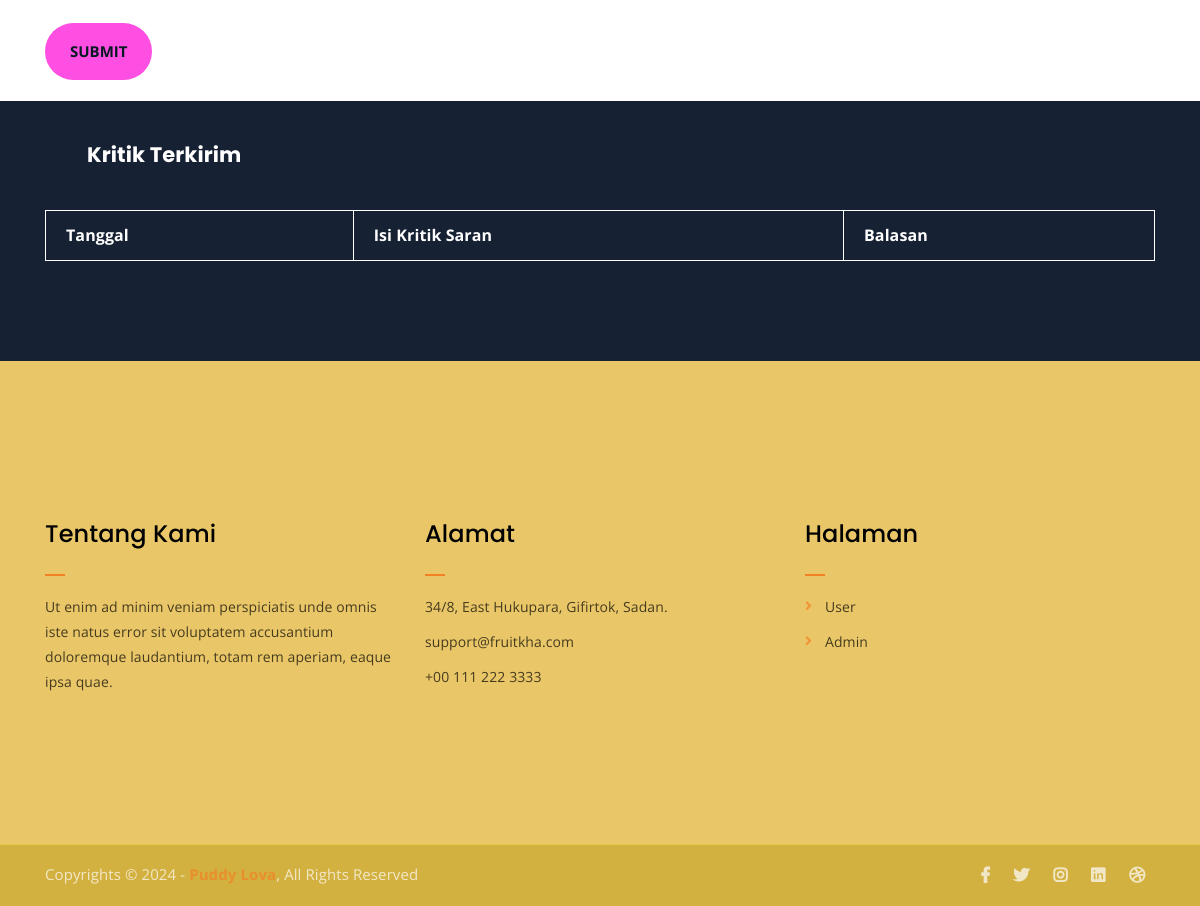
Before: /kritik.php (signed in, lower part) with the older database file.
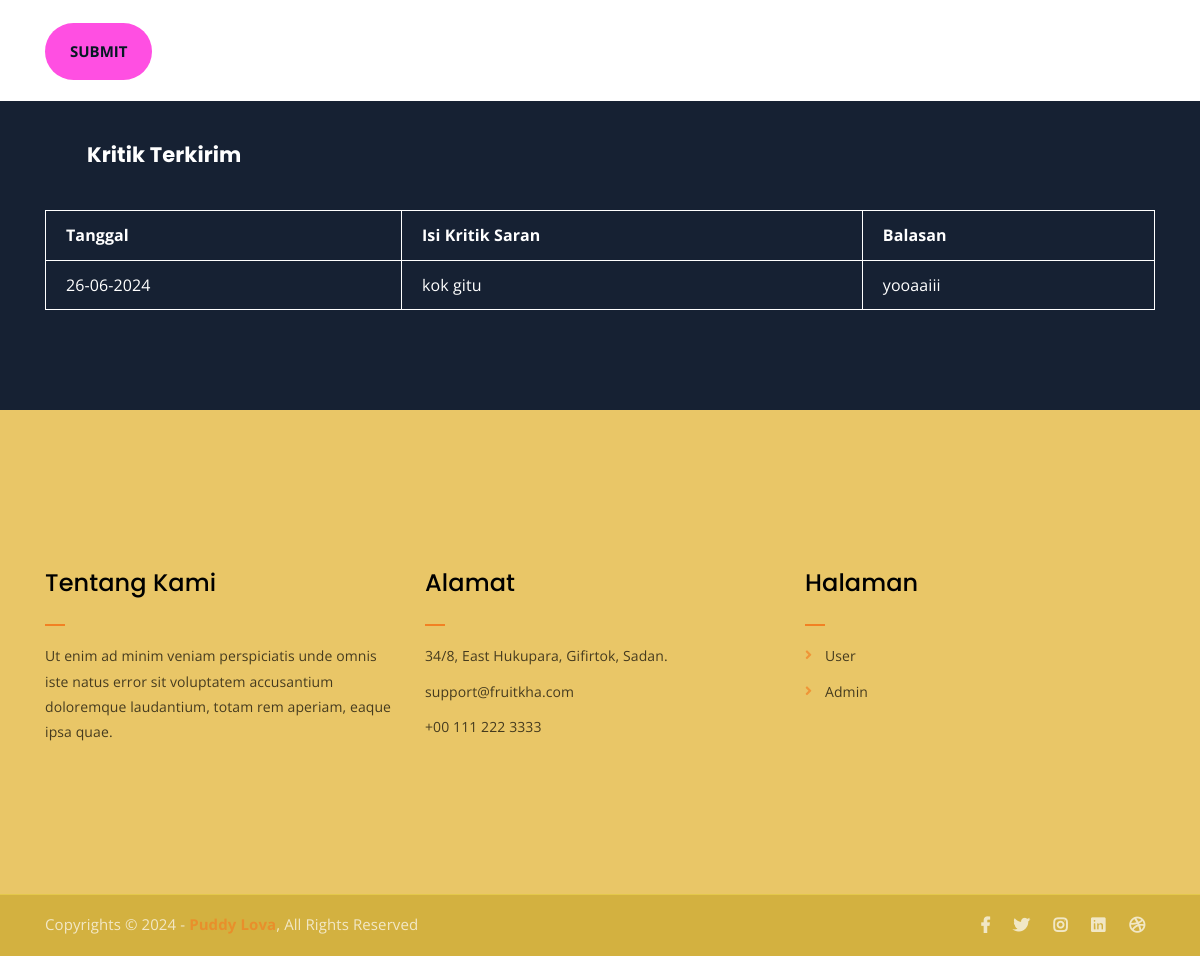
After: the same page with the newer database file.
### tables this page shows
CREATE TABLE `kritik_saran` (
  `id_kritik_saran` int(11) NOT NULL,
  `id_user` int(11) NOT NULL,
  `nama` varchar(111) NOT NULL,
  `tanggal` varchar(55) NOT NULL,
  `isi_kritik_saran` varchar(1000) NOT NULL,
  `balasan` varchar(1111) NOT NULL
);

### kritik.php (the view, shortened to what this page needs)
<?php
include("./app/database/db.php");
?>
<!DOCTYPE html>
<html lang="en">
<head>
	<link rel="stylesheet" href="assets/css/all.min.css">
	<link rel="stylesheet" href="assets/bootstrap/css/bootstrap.min.css">
	<link rel="stylesheet" href="assets/css/owl.carousel.css">
	<link rel="stylesheet" href="assets/css/magnific-popup.css">
	<link rel="stylesheet" href="assets/css/animate.css">
	<link rel="stylesheet" href="assets/css/meanmenu.min.css">
	<link rel="stylesheet" href="assets/css/main.css">
	<link rel="stylesheet" href="assets/css/responsive.css">
</head>
<body>
	<div class="contact-from-section mt-150 mb-4">
		<div class="container">
			<div class="row">
				<div class="col-lg-8 mb-5 mb-lg-0">
					<div class="contact-form">
						<form method="POST">
							<p><textarea name="isi" cols="30" rows="10" placeholder="Message"></textarea></p>
							<input style="background-color: #ff4fe2;" type="submit" name="kirim" value="Submit">
						</form>
					</div>
				</div>
			</div>
		</div>
	</div>
	<div class="find-location blue-bg">
		<div class="container">
			<div class="row">
				<div class="col-lg-12">
					<h4 style="color: white;" class="m-5">Kritik Terkirim</h4>
					<table id="datatablesSimple">
                <thead>
                  <tr style="font-size: 16px;">
                    <th>Tanggal</th>
                    <th>Isi Kritik Saran</th>
					<th>Balasan</th>
                  </tr>
                </thead>
                <tbody>
                  <?php
					$id_user = $_SESSION['user']['id_user'];
                    $get_paket = mysqli_query($conn, "SELECT * FROM kritik_saran WHERE id_user = '$id_user'");
                    while ($p = mysqli_fetch_array($get_paket)) {
                  ?>
                    <tr style="font-size: 16px;" id="klik-tabel">
                      <td><?php echo $p['tanggal']; ?></td>
                      <td><?php echo $p['isi_kritik_saran']; ?></td>
					  <td><?php echo $p['balasan']; ?></td>
                    </tr>
                  <?php } ?>
                </tbody>
              </table>
				</div>
			</div>
		</div>
	</div>
	<?php include('./include/footer.php') ?>
</body>
</html>

Changed rows visible on the page:
added kritik_saran: tanggal "26-06-2024", isi_kritik_saran "kok gitu", balasan "yooaaiii"
